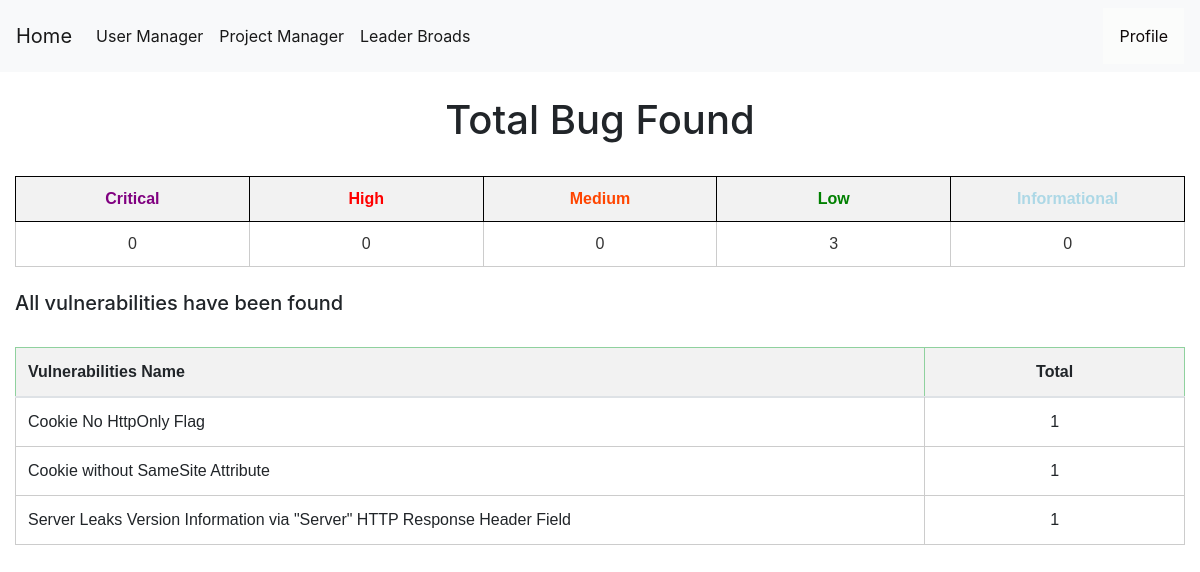
The page /dashboard (signed in) on the database as committed earlier.
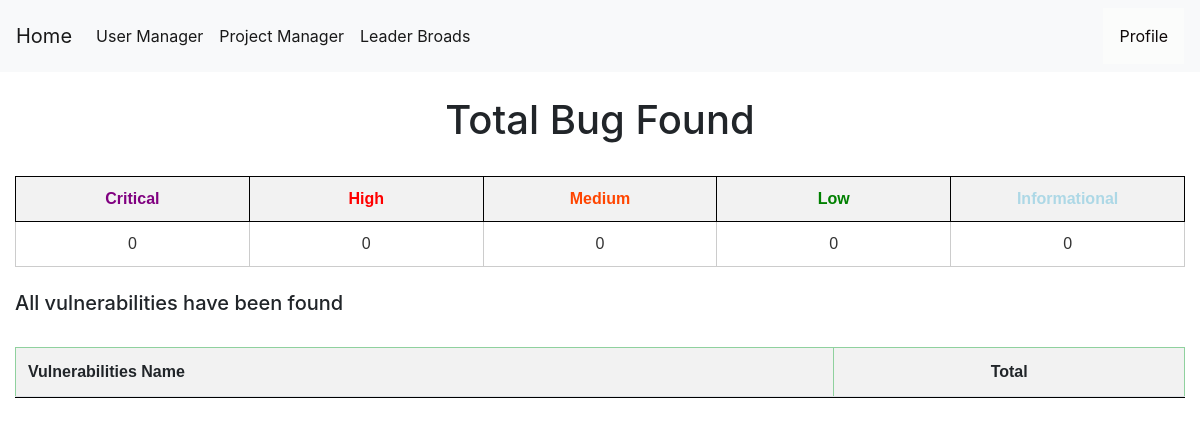
The same page on the database as committed later.
### tables this page shows
CREATE TABLE bugs (
    bugid INTEGER PRIMARY KEY AUTOINCREMENT,
    requestid INTEGER NOT NULL,
    name TEXT NOT NULL,
    bugurl TEXT NOT NULL,
    method TEXT NOT NULL,
    cweid TEXT NOT NULL,
    confidence TEXT NOT NULL,
    description TEXT NOT NULL,
    solution TEXT NOT NULL,
    risk TEXT NOT NULL,
    reference TEXT NOT NULL DEFAULT NONE,
    other TEXT NOT NULL DEFAULT NONE,
    pentester TEXT,
    FOREIGN KEY (pentester) REFERENCES users(username) ON DELETE CASCADE
    FOREIGN KEY (requestid) REFERENCES requests(requestid) ON DELETE CASCADE
);

### app.py (the view)
@app.route("/dashboard")
def dashboard():
    try:
        if session["userid"] == None:
            return redirect(url_for('login'))
    except:
        print('a')
    if session["userid"] is not None:
        currentuser = get_current_user()
        conn = get_db_connection()
        critical = conn.execute('SELECT count(bugid) FROM bugs WHERE risk = ? AND pentester = ?',('Critial',currentuser["username"],)).fetchone()
        total_critical = critical['count(bugid)']
        conn.commit()
        high = conn.execute('SELECT count(bugid) FROM bugs WHERE risk = ? AND pentester = ?',('High',currentuser["username"],)).fetchone()
        total_high = high['count(bugid)']
        conn.commit()
        medium = conn.execute('SELECT count(bugid) FROM bugs WHERE risk = ? AND pentester = ?',('Medium',currentuser["username"],)).fetchone()
        total_medium = medium['count(bugid)']
        conn.commit()
        low = conn.execute('SELECT count(bugid) FROM bugs WHERE risk = ? AND pentester = ?',('Low',currentuser["username"],)).fetchone()
        total_low = low['count(bugid)']
        conn.commit()
        info = conn.execute('SELECT count(bugid) FROM bugs WHERE risk = ? AND pentester = ?',('Informational',currentuser["username"],)).fetchone()
        total_info = info['count(bugid)']
        conn.commit()
        bugs = conn.execute('SELECT name,count(bugid) FROM bugs WHERE pentester = ? group by name',(currentuser["username"],)).fetchall()
        conn.commit()
    else:
        render_template('base.html')
    return render_template('dashboard.html',total_critical=total_critical,total_high=total_high,total_medium=total_medium,total_low=total_low,total_info=total_info,bugs=bugs)

### app.py (called while the page is built)
def get_db_connection():
    conn = sqlite3.connect('database.db')
    conn.row_factory = sqlite3.Row
    return conn

def get_current_user():
    userid = session["userid"]
    conn = get_db_connection()
    user = conn.execute('SELECT * FROM users WHERE userid = ?',(userid,)).fetchone()
    conn.commit()
    conn.close()
    return user

### templates/dashboard.html (shortened to what this page needs)
{% extends 'base.html' %} {% block content %}
<link rel= "stylesheet" type= "text/css" href= "{{ url_for('static',filename='css/index.css') }}">
<center><h1> Total Bug Found</h1></center></br>
<div>
  <table>
    <tr>
      <th style="text-align: center" style="color: red"><a style="color:purple">Critical</a></th>
      <th style="text-align: center" style="color: red"><a style="color:Red">High</a></th>
      <th style="text-align: center" style="color: red"><a style="color:orangered">Medium</a></th>
      <th style="text-align: center" style="color: red"><a style="color:green">Low</a></th>
      <th style="text-align: center" style="color: red"><a style="color:lightblue">Informational</a></th>
    </tr>
    <tr>
      <td style="text-align: center" >{{total_critical}}</td>
      <td style="text-align: center" >{{total_high}}</td>
      <td style="text-align: center" >{{total_medium}}</td>
      <td style="text-align: center" >{{total_low}}</td>
      <td style="text-align: center" >{{total_info}}</td>
    </tr>
  </table>
</div>
<br>
<div>
  <h5> All vulnerabilities have been found</h5></br>
    <table class="table">
      <thead class="table-success">
        <tr>
          <th style="width: 70%;"><a>Vulnerabilities Name</a></th>
          <th style="text-align: center" ><a>Total</a></th>
        </tr>
      </thead>
      <tbody>
        <tr>
          {% for bug in bugs  %}
          <tr>
              <td style="width: 70%;">{{bug.name}}</td>
              <td style="text-align: center">{{bug['count(bugid)']}}</td>
          </tr>
          {% endfor %}
        </tr>
      </tbody>
    </table>
</div>
{% endblock %}

Rows that differ between the two databases and show on the page:
removed bugs: name "Cookie No HttpOnly Flag", bug "1"
removed bugs: name "Cookie without SameSite Attribute", bug "1"
removed bugs: name "Server Leaks Version Information via \"Server\" HTTP Response Header Field", bug "1"
Other text that changed with them:
{{ total_low }}: "3" → "0"
